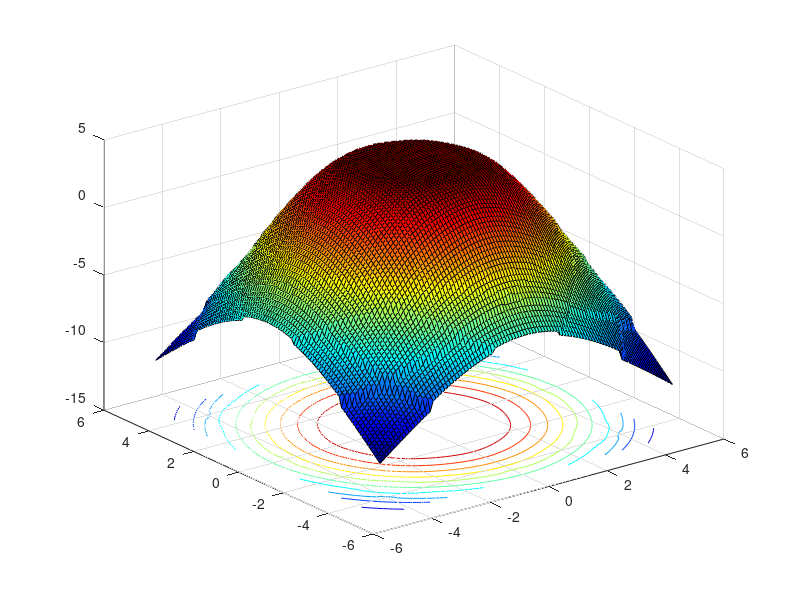

This figure's MATLAB source:
clc;
clear all;
close all;
%%MATLAB Codes to Calculate the Optical Power Distribution of LOS Link at Receiving Plane for a Typical Room
theta =70;
% Noise-bandwidth factor %
I2 = 0.562;
% Data rate (Bit per second)
Rb = 115200;
% Ambient light power (Ampere) %
Iamb = 7E-8;
% Photodiode responsivity (A/W )%
R = 0.55;
% Electron charge (C)
q = 1.60E-19;
% Amplifier bandwidth (Hz)%
Ba = 4.5E6;
% Amplifier noise density (Ampere/Hz^0.5)%
Iamf = 5e-12 ;
% semi-angle at half power
ml=-log10(2)/log10(cosd(theta));
%Lambertian order of emission
P_LED=20;
%transmitted optical power by individual LED
nLED=60;
% number of LED array nLED*nLED
P_total=nLED*nLED*P_LED;
%Total transmitted power
Adet=10^-4;
%detector physical area of a PD
Ts=1;
%gain of an optical filter; ignore if no filter is used
index=1.5;
%refractive index of a lens at a PD; ignore if no lens is used
FOV=70;
%FOV of a receiver
G_Con=(index^2)/(sind(FOV).^2);
%gain of an optical concentrator; ignore if no lens is used
%%
lx=10; ly=10; lz=3;
% room dimension in meter
h=2.15;
%led position
x0lc=0;
y0lc=0;
rlc=2;
teta=-pi:0.01:pi;
xlc=rlc*cos(teta)+x0lc;
ylc=rlc*sin(teta)+y0lc;
%hold on
nlc=8;
tet=linspace(-pi,pi,nlc+1);
xilc=rlc*cos(tet)+x0lc;
yilc=rlc*sin(tet)+y0lc;
% %the distance between source and receiver plane
% [XT,YT]=meshgrid([-lx/4 lx/4],[-ly/4 ly/4]);
% % position of LED; it is assumed all LEDs are located at samepoint for
% % faster simulation
% % for one LED simulation located at the central of the room, use XT=0 and YT=0
% %%%%%%%%%%%%%%%%%%%%%%%%%%%%%%%%%%%%%%%%%%%%%%%%%%%
Nx=lx*10; Ny=ly*10;
% number of grid in the receiver plane
x=linspace(-lx/2,lx/2,Nx);
y=linspace(-ly/2,ly/2,Ny);
[XR,YR]=meshgrid(x,y);
D1=sqrt((XR-xilc(1,1)).^2+(YR-yilc(1,1)).^2+h^2);
D2=sqrt((XR-xilc(1,2)).^2+(YR-yilc(1,2)).^2+h^2);
D3=sqrt((XR-xilc(1,3)).^2+(YR-yilc(1,3)).^2+h^2);
D4=sqrt((XR-xilc(1,4)).^2+(YR-yilc(1,4)).^2+h^2);
D5=sqrt((XR-xilc(1,5)).^2+(YR-yilc(1,5)).^2+h^2);
D6=sqrt((XR-xilc(1,6)).^2+(YR-yilc(1,6)).^2+h^2);
D7=sqrt((XR-xilc(1,7)).^2+(YR-yilc(1,7)).^2+h^2);
D8=sqrt((XR-xilc(1,8)).^2+(YR-yilc(1,8)).^2+h^2);
% distance vector from source 1
cosphi_A1=h./D1;
cosphi_A2=h./D2;
cosphi_A3=h./D3;
cosphi_A4=h./D4;
cosphi_A5=h./D5;
cosphi_A6=h./D6;
cosphi_A7=h./D7;
cosphi_A8=h./D8;

% angle vector
receiver_angle_1=acosd(cosphi_A1);
receiver_angle_2=acosd(cosphi_A2);
receiver_angle_3=acosd(cosphi_A3);
receiver_angle_4=acosd(cosphi_A4);
receiver_angle_5=acosd(cosphi_A5);
receiver_angle_6=acosd(cosphi_A6);
receiver_angle_7=acosd(cosphi_A7);
receiver_angle_8=acosd(cosphi_A8);


H_A1=(ml+1)*Adet.*cosphi_A1.^(ml+1)./(2*pi.*D1.^2);
H_A2=(ml+1)*Adet.*cosphi_A2.^(ml+1)./(2*pi.*D2.^2);
H_A3=(ml+1)*Adet.*cosphi_A3.^(ml+1)./(2*pi.*D3.^2);
H_A4=(ml+1)*Adet.*cosphi_A4.^(ml+1)./(2*pi.*D4.^2);
H_A5=(ml+1)*Adet.*cosphi_A5.^(ml+1)./(2*pi.*D5.^2);
H_A6=(ml+1)*Adet.*cosphi_A6.^(ml+1)./(2*pi.*D6.^2);
H_A7=(ml+1)*Adet.*cosphi_A7.^(ml+1)./(2*pi.*D7.^2);
H_A8=(ml+1)*Adet.*cosphi_A8.^(ml+1)./(2*pi.*D8.^2);
% channel DC gain for source 1
P_rec_A1=P_total.*H_A1.*Ts.*G_Con;
P_rec_A2=P_total.*H_A2.*Ts.*G_Con;
P_rec_A3=P_total.*H_A3.*Ts.*G_Con;
P_rec_A4=P_total.*H_A4.*Ts.*G_Con;
P_rec_A5=P_total.*H_A5.*Ts.*G_Con;
P_rec_A6=P_total.*H_A6.*Ts.*G_Con;
P_rec_A7=P_total.*H_A7.*Ts.*G_Con;
P_rec_A8=P_total.*H_A8.*Ts.*G_Con;
% received power from source 1;
P_rec_A1(find(abs(receiver_angle_1)>FOV))=0;
P_rec_A2(find(abs(receiver_angle_2)>FOV))=0;
P_rec_A3(find(abs(receiver_angle_3)>FOV))=0;
P_rec_A4(find(abs(receiver_angle_4)>FOV))=0;
P_rec_A5(find(abs(receiver_angle_5)>FOV))=0;
P_rec_A6(find(abs(receiver_angle_6)>FOV))=0;
P_rec_A7(find(abs(receiver_angle_7)>FOV))=0;
P_rec_A8(find(abs(receiver_angle_8)>FOV))=0;
% if the anlge of arrival is greater than FOV, no current is generated at
% the photodiode.
% P_rec_A2=fliplr(P_rec_A1);
% % received power from source 2, due to symmetry no need separate
% % calculations
% P_rec_A3=flipud(P_rec_A1);
% P_rec_A4=fliplr(P_rec_A3);
P_rec_total=P_rec_A1+P_rec_A2+P_rec_A3+P_rec_A4+P_rec_A5+P_rec_A6+P_rec_A7+P_rec_A8;
P_rec_dBm=10*log10(P_rec_total);
Var_power = var(P_rec_dBm);
%%
% 5. For SNR %

Bn = I2 * Rb; % Noise-bandwidth (Sec^-1)%
Pamb = Iamb / R; % Ambient light power (W) %
% Shot-noise variance ( Ampere^2 )%
omega_shot = 2 * q * R * (P_rec_total + Pamb) * Bn; 
% Amplifier noise variance ( Ampere^2 )%
omega_amplifier = Iamf^2 * Ba; 
%Thermal noise variance
omega_thermal = (8*pi*295*112E-8*1E-3*.562*1E6*1.38E-23)+((16*pi^2*1.38E-23*295*1.5*(112E-8)^2*1E-8*.56281E12)/.03);
% Total noise variance ( Ampere^2 )%
omega_total = omega_amplifier + omega_shot+omega_thermal; 
% SNR %
SNR = (( R * P_rec_total )^2)./ omega_total;
SNRdB = 10*log(SNR);
surfc(x,y,P_rec_dBm);
colormap('jet')
% surfc(x,y,capacity);
% contour(x,y,P_rec_dBm);hold on
% mesh(x,y,P_rec_dBm);